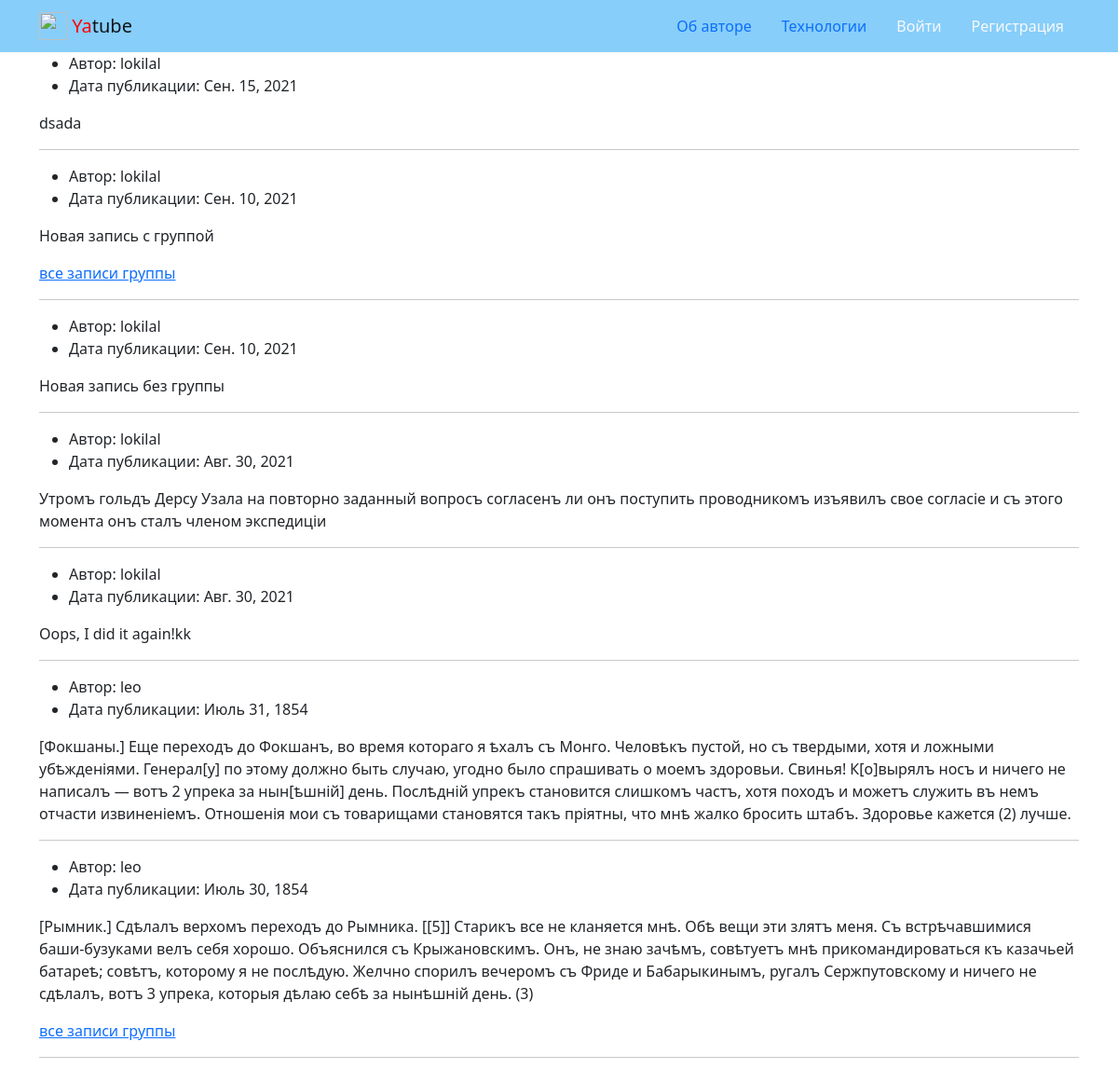
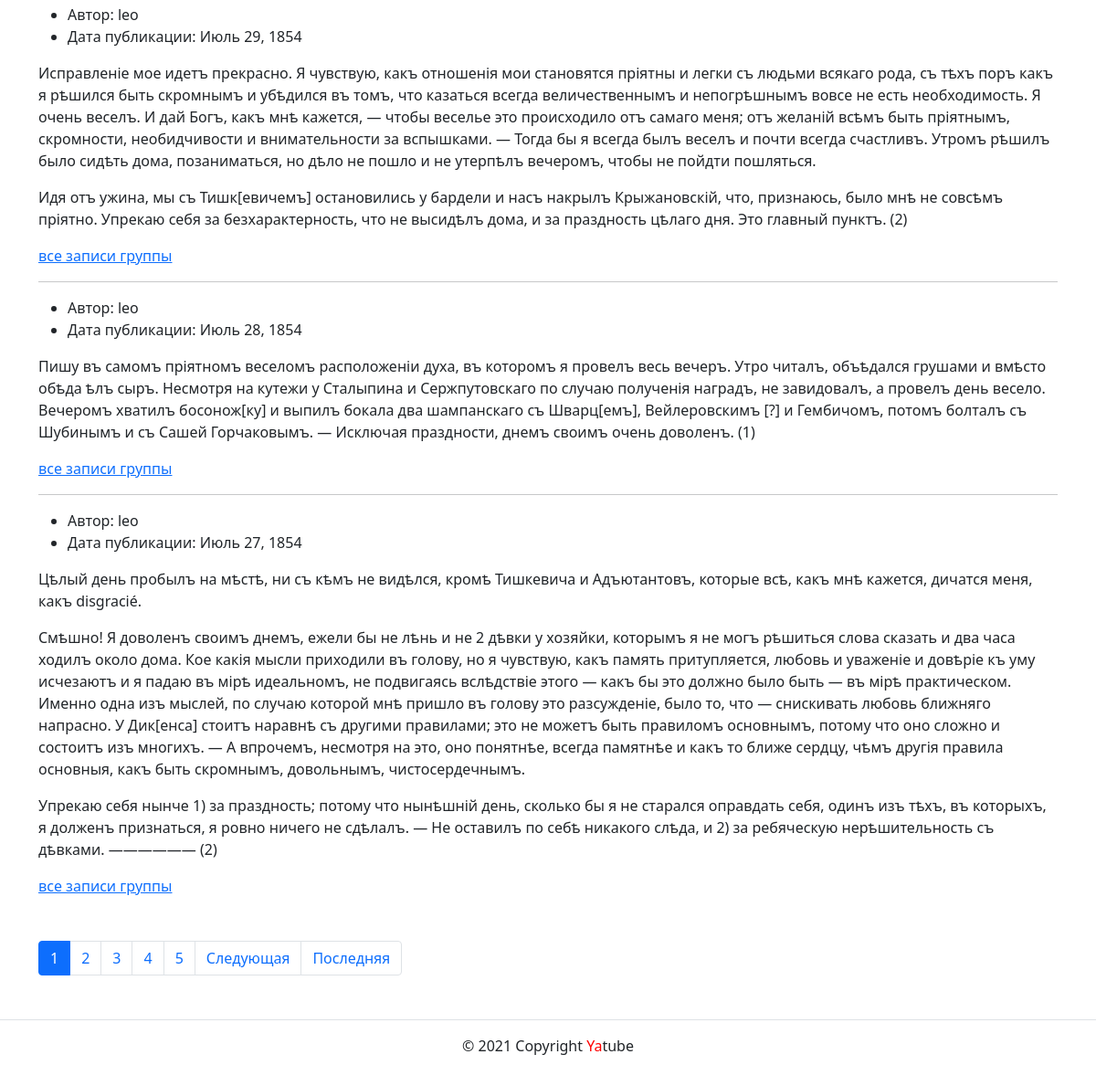
The app's page /, older data (2 pictures, top to bottom).
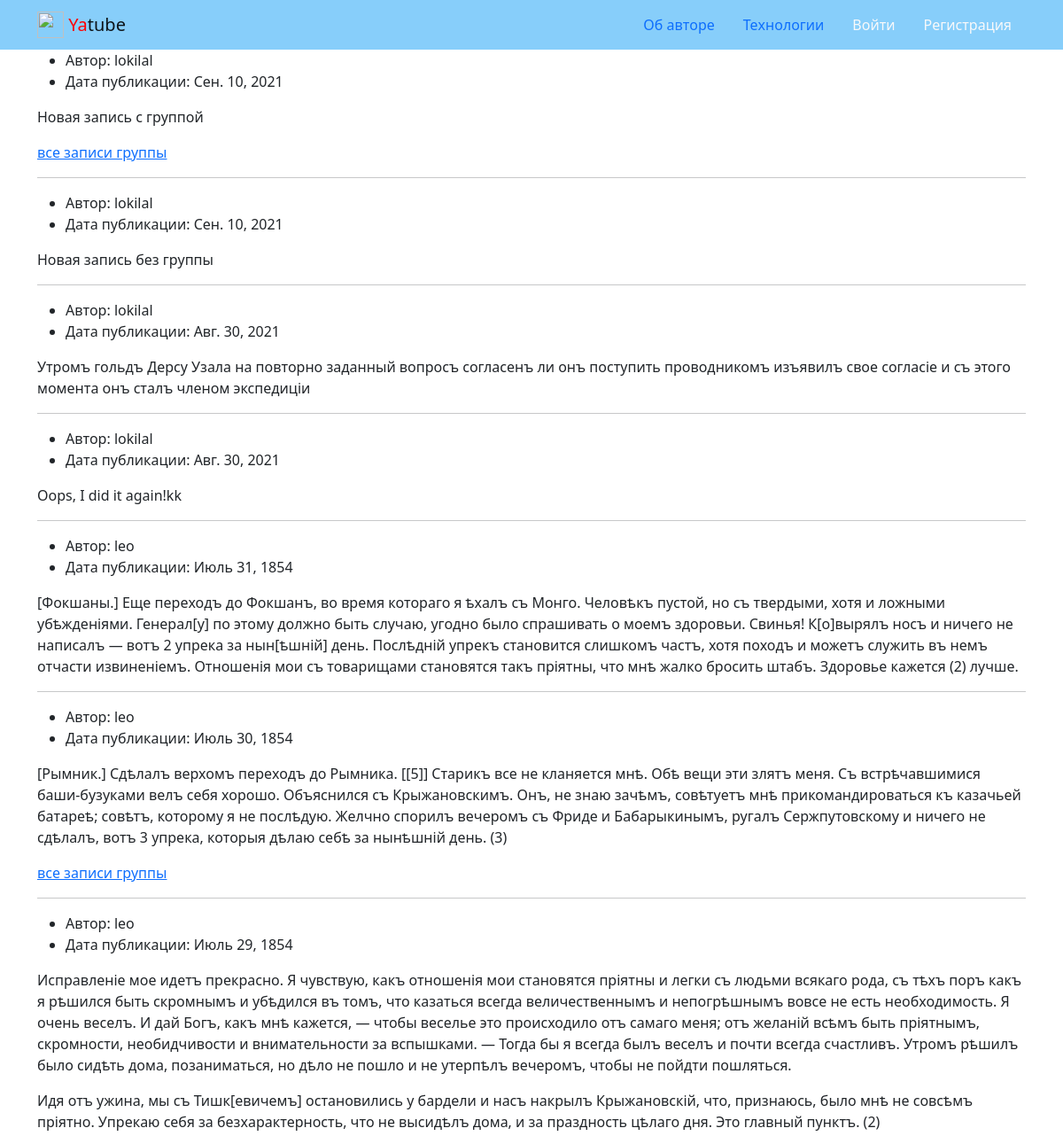
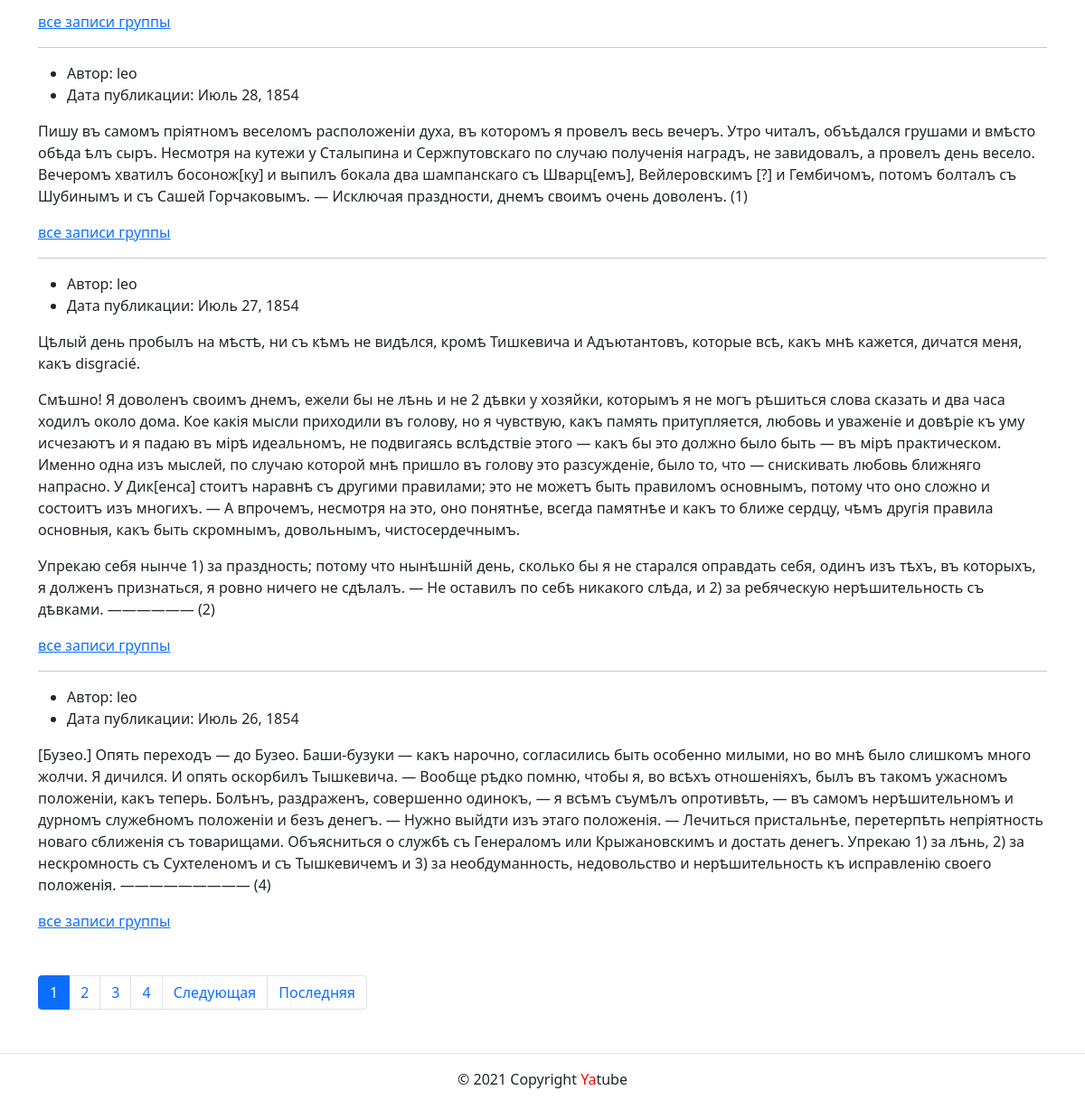
The same page, newer data (2 pictures, top to bottom).
### posts/models.py (models this page shows, shortened)
class Post(models.Model):
    text = models.TextField()
    pub_date = models.DateTimeField(auto_now_add=True)
    author = models.ForeignKey(
        User,
        on_delete=models.CASCADE,
        related_name='posts'
    )
    group = models.ForeignKey(
        Group,
        on_delete=models.SET_NULL,
        blank=True, null=True,
        related_name='posts'
    )
    image = models.ImageField(
        'Картинка',
        upload_to='posts/',
        blank=True
    )
    class Meta:
        ordering = ['-pub_date']
        verbose_name = 'Пост'
        verbose_name_plural = 'Посты'

### posts/views.py (the view)
# urls.py: path('', views.index, name='index'),
def index(request):
    post_list = Post.objects.all()
    paginator = Paginator(post_list, 10)
    page_number = request.GET.get('page')
    page_obj = paginator.get_page(page_number)
    context = {
        'page_obj': page_obj
    }
    return render(request, 'posts/index.html', context)

### templates/posts/index.html (shortened to what this page needs)
{% extends 'base.html'%}
{% load thumbnail %}
{% block content %}
  {% for post in page_obj %}
    <article>
    <ul>
        <li>
            Автор: {{ post.author }}
        </li>
        <li>
            Дата публикации: {{ post.pub_date|date }}
        </li>
    </ul>
    <p>
        {{ post.text|linebreaks }}
    </p>
        {% if post.group %}
        <a href="{% url 'posts:group_list' post.group.slug %}">все записи группы</a>
        {% endif %}
    </article>
        {% if not forloop.last %}
          <hr>
        {% endif %}
  {% endfor %}
  {% include 'posts/includes/paginator.html' %}
{% endblock %}

Row changes from the older to the newer data that the page shows:
removed Post: author "lokilal", pub_date "Сен. 15, 2021", text "dsada"
now on this page (row unchanged): Post: author "leo", pub_date "Июль 26, 1854", text "[Бузео.] Опять переходъ — до Бузео. Баши-бузуки — какъ нарочно, согласились быть особенно милыми, но во мнѣ было слишкомъ много жолчи. Я дичился. И опять оскорбилъ Тышкевича. — Вообще рѣдко помню, чтобы я, во всѣхъ отношеніяхъ, былъ въ такомъ ужасномъ положеніи, какъ теперь. Болѣнъ, раздраженъ, совершенно одинокъ, — я всѣмъ съумѣлъ опротивѣть, — въ самомъ нерѣшительномъ и дурномъ служебномъ положеніи и безъ денегъ. — Нужно выйдти изъ этаго положенія. — Лечиться пристальнѣе, перетерпѣть непріятность новаго сближенія съ товарищами. Объясниться о службѣ съ Генераломъ или Крыжановскимъ и достать денегъ. Упрекаю 1) за лѣнь, 2) за нескромность съ Сухтеленомъ и съ Тышкевичемъ и 3) за…", shows "все записи группы"
Text that changed along with them:
list line gone: "5"
